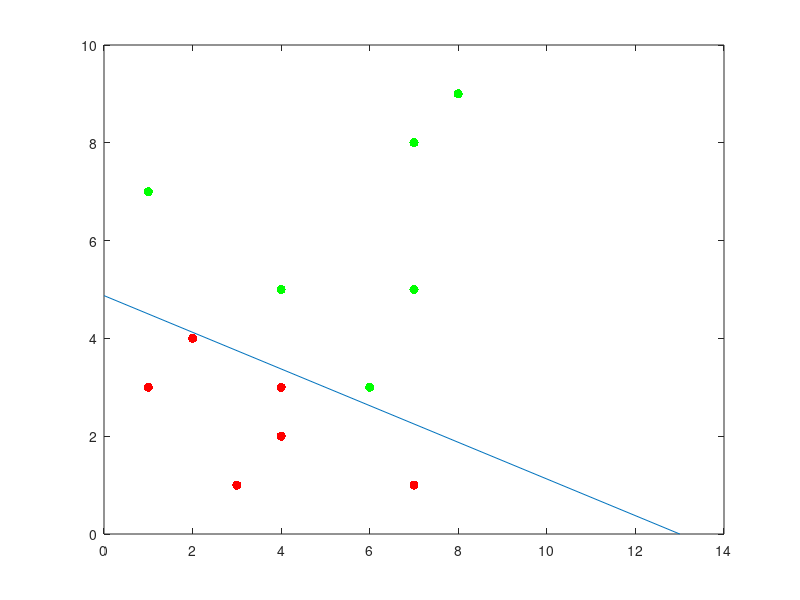

The MATLAB source for this figure:
w1 = [1 1 7;1 6 3;1 7 8;1 8 9;1 4 5;1 7 5];
w1 = w1';
w2 = [1 3 1;1 4 3;1 2 4;1 7 1;1 1 3;1 4 2];
w2 = -w2;
w2 = w2';
w3 = [w1 w2];
a1 = [-1;-1;-1];
[x y] = size(w3);
b = .1;
a2 = a1;
a3 = a1;
a4=a1;
cnt = 0;
while 1
    k=0;
    for i=1:y
        c = w3(:,i);
        p = a2'*c;
        if a2'*c < b
            a2 = a2 + c;
            k = 1;
            cnt = cnt +1;
        end
    end
    if k==0
        break
    end
end
disp(cnt)
w2 = -w2;
figure;
x = w2(2,:);
y = w2(3,:);
plot(x,y,'r.','markersize',20); hold all;
plot(w1(2,:),w1(3,:),'g.','markersize',20); hold all;

plot([-a2(1,:)/a2(2,:) 0],[0 -a2(1,:)/a2(3,:)]);hold all;